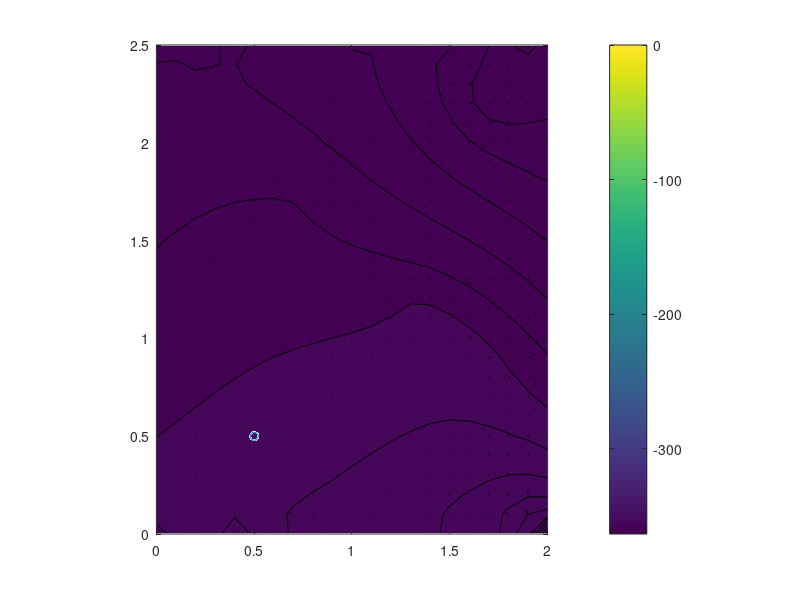

Recreate this plot in MATLAB. (Note: this script raises an error after producing the figure.)
figure(1), clf

tic 
% choose initial point
r = [0.5;0.5];

% generate the surface with lines and such
plot(r(1), r(2),'o')
hold on

[px,py]=meshgrid(0:0.1:2,0:0.1:2.5);
[xlim,ylim] = size(px);
V = zeros(xlim, ylim);

for i=1:xlim
    for j=1:ylim
          line = @(x0,m,xi,yi) log(sqrt(( px(i,j)-x0-xi).^2 + ((py(i,j)-(m.*x0)-yi).^2)));
          circle = @(xi,yi) log(sqrt((px(i,j)-xi).^2 + ((py(i,j)-yi).^2)));
          dV4 = @(x0)line(x0, -1,1.5,1);
          dV5 = @(x0)line(x0, 1,0.5,1.5);
          dV3 = @(x0)line(x0, 0.01,0,0);
          dV6 = @(x0)line(x0, 0.01,0,2.5);
          dV7 = @(x0)line(x0, -1,0,0);
          dV8 = @(x0)line(x0, 1000,2,0);
          V(i,j) = integral(dV5,0.2,-0.2) + 2*integral(dV4,0.2,-0.2) + integral(dV3,4,-4) + integral(dV6,4,-4) + integral(dV7,4,-4)./3 + 6*integral(dV8,4,-4) + circle(1.75,2.25);
    end
end

% visualize contour and gradient plot of surface in advance
% (entirely for pretty plots)
contourf(px,py,V);
[Ex,Ey] = gradient(V);
axis equal
hold on
colorbar
quiver(px,py,-Ex,-Ey,'k');

% find the gradient at initial pt
xp = round(r(1),2);
yp = round(r(2),2);
[gx, gy] = gradGenerator(xp,yp);
grad = 30.*[-gx;-gy]


lambda = .25; % feet
delta = .99; % current delta
tolerance = .1; % gradient norm tolerance
orientation = [0;1]; %initial orientation

% calculate desired angle
angle = acos(dot(orientation, grad)./norm(grad));
orientation = grad./norm(grad);
time = 2*angle/(pi / 2);

norm(grad);
count = 1;

disp('gradient time')

while norm(grad) > tolerance
    if count < 10
        time = (lambda/3.281)/0.1;
        
        % update gradient, linear, and angle calculations
        r = r + lambda*grad./norm(grad);
        lambda = lambda*delta;
        xp = round(r(1),2);
        yp = round(r(2),2);
        [gx, gy] = gradGenerator(xp,yp);
        grad = 30.*[-gx;-gy];
        norm(grad);
        angle = acos(dot(orientation, grad)./norm(grad));
        orientation = grad./norm(grad);
        
        time = 2*angle/1.5748;
        
        plot(r(1), r(2),'wo');
        count = count+1;
    else
        break
    end
end

toc